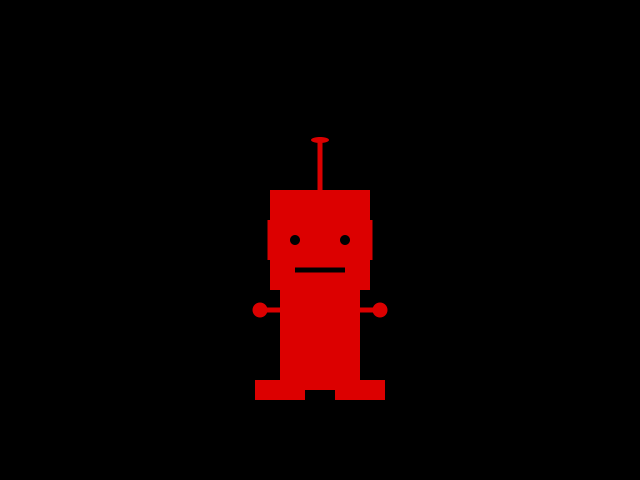
Frame 1 (no input)
Frame 60 (the mouse pressed at the canvas centre just before this capture): identical to frame 1, image omitted
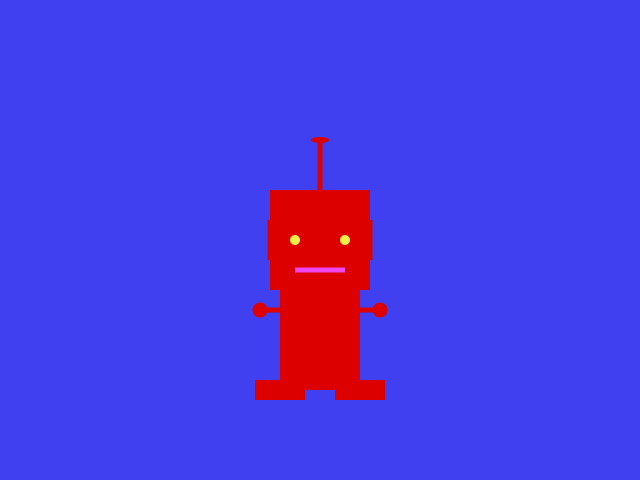
Frame 120 (the mouse held since frame 60 and released just before this capture)

The Processing sketch that drew these frames (run headless with seeded random() and noise(); from frame 60 on, the mouse is pressed at the canvas centre):

// Processing sketch: processing_187258
// ── processing_187258.pde

int x = 320; // x-position 
int y = 240; // y-position
float xIntheBox;
float yIntheBox;

void setup(){
    background (140,200,255);
    size(640,480);
    println("Setup Done!");
    frameRate(60);
}

void draw(){
    noStroke();
    rectMode(CENTER);
    background(mouseX%255,mouseX&250,mouseY&250);
    fill (220,0,0);
    rect (x,y,100,100);        //head
    fill (220,0,0);
    rect (x+50,y,5,40);        //Right ear
    fill (220,0,0);
    rect (x-50,y,5,40);        //Left ear
    fill (220,0,0);
    rect (x,y-60,5,75);        //Antenna
    fill (220,0,0);
    ellipse (x,y-100,18,6);       //Antenna Tip
    fill (mouseY%250,mouseY%250,mouseX%250);
    ellipse (x-25,y,10,10);       //Left Eye **************
    fill (mouseY%250,mouseY%250,mouseX%250);
    ellipse (x+25,y,10,10);       //Right Eye *************
    fill (mouseY%250,mouseX%250,mouseY%250);
    rect (x,y+30,50,5);        //Mouth
    fill (220,0,0);
    rect (x,y+100,80,100);     //Body
    fill (220,0,0);
    rect (x-50,y+70,20,5);     //Left Arm
    fill (220,0,0);
    rect (x+50,y+70,20,5);     //Right Arm
    fill (220,0,0);
    ellipse (x+60,y+70,15,15);    //Right Fist
    fill (220,0,0);
    ellipse (x-60,y+70,15,15);    //Left Fist
    fill (220,0,0);
    rect (x-40,y+150,50,20);    //Left Foot
    fill (220,0,0);    
    rect (x+40,y+150,50,20);    //Right Foot
   
println(mouseX);
    
    //println("drawing");
}

//event function
